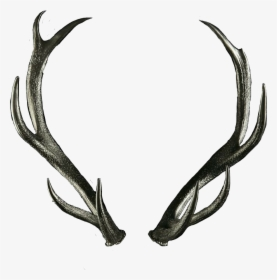
#> input picture casco.png, 277 x 280 px
$ python camera_python.py
#> lines starting #> are read from the running program, lines starting #| are printed output that depends on the picture
import cv2
import time
import argparse
import imutils


if __name__ == '__main__':
    script_start_time = time.time()

    parser = argparse.ArgumentParser(description='Camera visualization')

    ### Positional arguments
    parser.add_argument('-i', '--cameraSource', default=0, help="Introduce number or camera path, default is 0 (default cam)")


    args = vars(parser.parse_args())

    # clasificador// manda a llamar uno de los clasificadores predefinidos de openCv
    faceClassif = cv2.CascadeClassifier(cv2.data.haarcascades + 'haarcascade_frontalface_default.xml')

    # casco incrustable
    casco = cv2.imread("casco.png", cv2.IMREAD_UNCHANGED)
#> casco is the input picture: shape (280, 277, 3); mean B, G, R 220.9, 222.4, 222.3


    cap = cv2.VideoCapture(args["cameraSource"]) #0 local o primary camera
    sentimiento = int(input("(1)¿¡Arriba México!? | (2)no "))
#> the answer given: 1
    while cap.isOpened():

        #BGR image feed from camera
        success,img = cap.read()
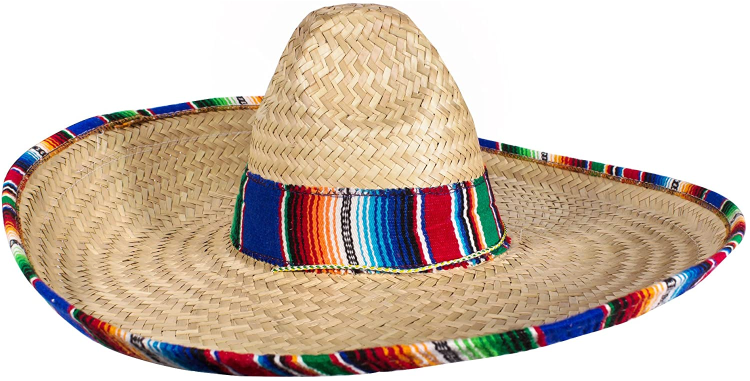
#> input picture Sombrero.png, 1500 x 762 px, given in place of the camera (shown at 1/2 size)
#> img is the input picture: shape (762, 1500, 3); mean B, G, R 175.5, 190.6, 206.9
        # deteccion de rostro// usa el clasificador para detectar rostros
        faces = faceClassif.detectMultiScale(img, 1.3,5)  # si aumentan mucho los nueros detecata pocos rostro y viceversa
#> faces = ()
        #Agregar un rectangulo a la imagen
        for (x,y,w,h) in faces:
            cv2.rectangle(img,(x,y),(x+w,y+h),(0,255,0),2) # agrega un rectangulo a las caras detectadas

            # redimencionar imagen
            imagen_adaptada = imutils.resize(casco, width=w)
            filas_casco = imagen_adaptada.shape[0]
            col_casco = w

            #ajustar a la frente, disminuye una porcion de la imagen para ponerlo sobre la frente
            porcion = filas_casco // 4
            if y - filas_casco + porcion >= 0:
                img[y - filas_casco + porcion:y + porcion, x:x + w] = imagen_adaptada[:, :, 0:3]
#> this loop made 0 passes


        if not success:
            break
        if img is None:
            break


        #filtro gris
        img_gris=cv2.cvtColor(img,cv2.COLOR_BGR2GRAY)
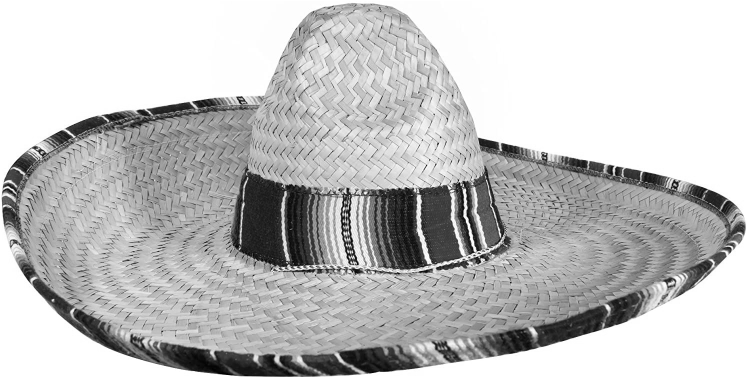
#> img_gris: shape (762, 1500) (shown at 1/2 size); min 0, max 255, mean 193.8


        if sentimiento==1:
            cv2.imshow("Output", img)
        else:
            cv2.imshow("Output", img_gris)

        k = cv2.waitKey(10)
#> (key Esc is pressed here)
        if k==27:
            break


    cap.release()
    cv2.destroyAllWindows()


    print('Script took %f seconds.' % (time.time() - script_start_time))
